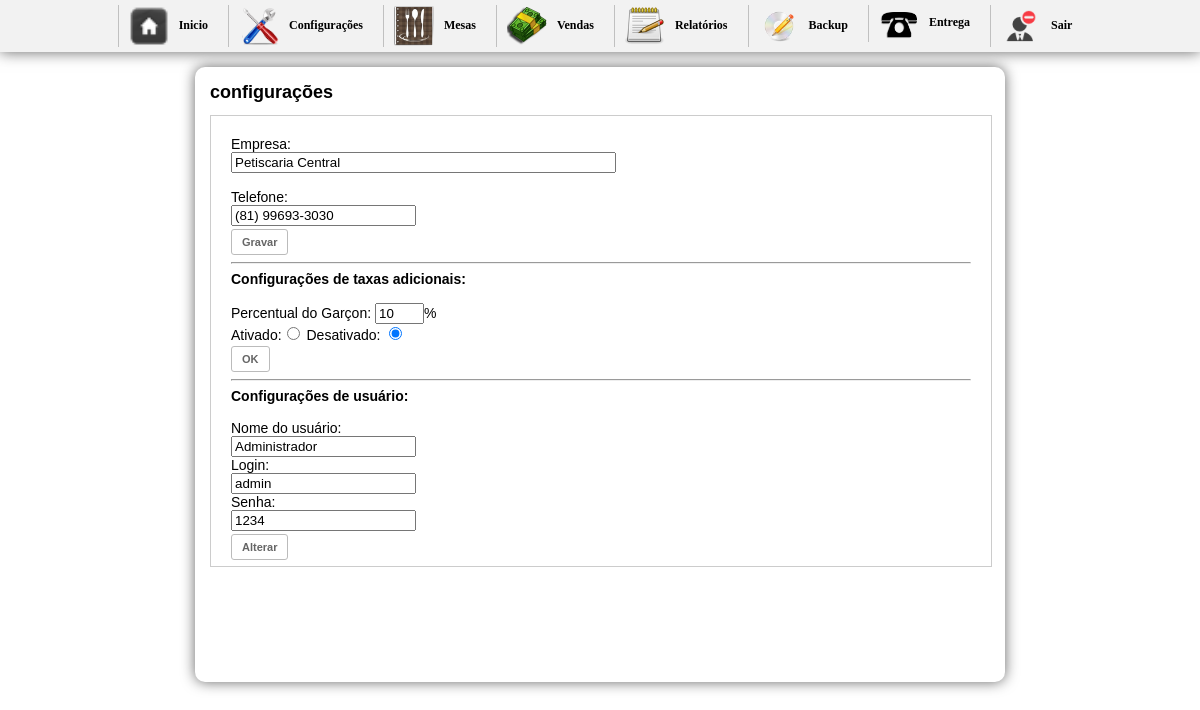
/inicio.php?btn=config, run on an earlier commit of the app's database.
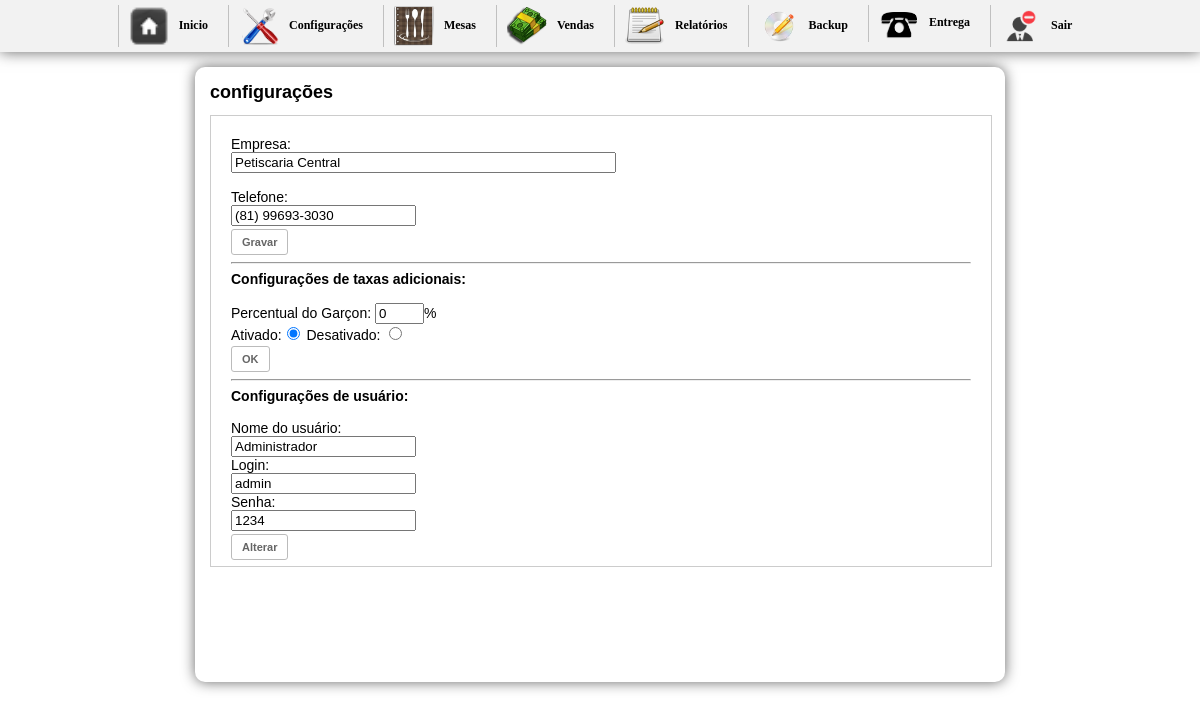
And on a later commit of the database.
### tables this page shows
CREATE TABLE `config` (
  `id_conf` int(30) NOT NULL,
  `empresa` varchar(200) NOT NULL,
  `telefone` varchar(30) NOT NULL,
  `pgarcon` int(10) NOT NULL,
  `ativo` int(2) NOT NULL
);

CREATE TABLE `garcon` (
  `idGarcon` int(10) NOT NULL AUTO_INCREMENT,
  `nomeGarcon` varchar(200) NOT NULL,
  `login` varchar(20) NOT NULL,
  `senha` varchar(20) NOT NULL,
  `nv` int(1) NOT NULL,
  PRIMARY KEY (`idGarcon`)
);

### config.php (the view, shortened to what this page needs)
<h1>configurações</h1>
<div id="boxcadProdutos">
<div id="formconfig">
<?php
require_once("config/conexao.php");
$sql = mysqli_query($db,"SELECT * FROM config");
$ver = $sql->fetch_assoc();
$s = mysqli_query($db,"SELECT * FROM garcon WHERE idGarcon='1'");
$usu = $s->fetch_assoc();
?>
<form action="" method="post" enctype="multipart/form-data">
           Empresa:<br/>
           <input name="empresa" type="text"  value="<?php echo $ver["empresa"]; ?>" size="45"> <br/><br/>
           Telefone:<br/>
           <input name="telefone" type="text"  value="<?php echo $ver["telefone"]; ?>"><br/>
         <input name="gravar" type="submit" class="button" value="Gravar">
    </form>
    <hr />
    <strong>Configurações de taxas adicionais:</strong><br/><br/>
   <form action="" method="post" enctype="multipart/form-data">
   Percentual do Garçon:
   <input name="pgarcon" type="text" value="<?php echo $ver['pgarcon'] ?>" size="3" maxlength="2" />%<br/>
   Ativado:<input name="ativo" type="radio" value="1" <?php if($ver['ativo'] == 1){ echo 'checked="checked"';} ?>  /> Desativado: <input name="ativo" type="radio" value="0" <?php if($ver['ativo'] == 0){ echo 'checked="checked"';} ?>/><br/>
   <input name="ok" type="submit" value="OK" id="ok" class="button" />
   </form>
    <hr />
    <strong>Configurações de usuário:</strong><br/><br/>
    <form action="" method="post" enctype="multipart/form-data">
	Nome do usuário:<br/>
    <input name="nome" type="text" id="nome" value="<?php echo $usu['nomeGarcon'] ?>" /><br/>
    Login:<br/>
    <input name="login" type="text" id="login" value="<?php echo $usu['login'] ?>" /><br/>
    Senha:<br/>
    <input name="senha" type="text" id="senha" value="<?php echo $usu['senha'] ?>" /><br/>
   <input name="alterar" type="submit" value="Alterar" id="alterar" class="button" />
   </form>
</div>
</div>

### inicio.php (shortened to what this page needs)
<?php
include "config/conexao.php";
?>
<!DOCTYPE html PUBLIC "-//W3C//DTD XHTML 1.0 Transitional//EN" "http://www.w3.org/TR/xhtml1/DTD/xhtml1-transitional.dtd">
<html xmlns="http://www.w3.org/1999/xhtml">
<head>
<link href="css/style.css" rel="stylesheet" type="text/css">
<link href="css/css.css" rel="stylesheet" type="text/css">
<link href="css/jquery-uicss.css" rel="stylesheet" type="text/css">
</head>
<body>
<div class="naomostra">
<div id="menu"><center><?php include "menu.php"?></center></div></div>
<div id="geral">
	<?php
		if(isset($_GET['btn'])){
			if($_GET['btn'] == "nova"){
				include "vender.php";
			}elseif($_GET['btn'] == "cadastroProdutos"){
				include "cadastroProdutos.php";
			}elseif($_GET['btn'] == "alterapreco"){
				include "alterapreco.php";
			}elseif($_GET['btn'] == "relatorio"){
				include "relatorio.php";
			}
			elseif($_GET['btn'] == "config"){
				include "config.php";
			}
			elseif($_GET['btn'] == "mesa"){
				include "mesas.php";
			}
			elseif($_GET['btn'] == "entrega"){
				include "entrega.php";
			}
			elseif($_GET['btn'] == "vendermesa"){
				include "vendamesa.php";
			}
			elseif($_GET['btn'] == "categoria"){
				include "categoria.php";
			}
			elseif($_GET['btn'] == "cadastromesa"){
				include "cadastromesa.php";}
				elseif($_GET['btn'] == "vendapedido"){
				include "vendapedido.php";
			}
			elseif($_GET['btn'] == "cadastroclientes"){
				include "cadastrarcliente.php";
			}
			elseif($_GET['btn'] == "cadGarcon"){
				include "cadGarcon.php";
			}
			elseif($_GET['btn'] == "relatoriogarcon"){
				include "relatoriogarcon.php";
			}
			elseif($_GET['btn'] == "garcon"){
				include "vendagarcon.php";
			}
		}
		else{
			include "logo.php";
		}
	?>
    <br/>
</div>
</body>
</html>

### menu.php (shortened to what this page needs)
<ul id="css3menu1" class="topmenu">
	<li><a href="inicio.php" ><img src="imagens/Home-icon.png" width="40" alt="Inicio"/>Inicio</a></li>
	<li><a href="inicio.php?btn=config"><img src="imagens/pic_3.png" width="40" alt=""/>Configurações</a>
    </li>
    <li><a href="inicio.php?btn=mesa"><img src="imagens/mesas.png" width="40" alt=""/>Mesas</a></li>
   <li><a href="inicio.php?btn=garcon"><img src="imagens/money.png" width="40" alt=""/>Vendas</a></li>
    <li><a href=""><img src="imagens/cadastro.png" width="40" alt=""/>Relatórios</a>
      </li>
    <li><a href="backup/backup.php"><img src="imagens/Burn 3.png" width="40" alt=""/>Backup</a></li>
	  <li><a href="inicio2.php?btn=entrega"><img src="imagens/restaurant.png" width="40" alt=""/>Entrega</a></li>
    <li><a href="sair.php"><img src="imagens/unsubscribe.png" width="40" alt=""/>Sair</a></li>
</ul>

### css/style.css (style rules this page uses)
ul#css3menu1,ul#css3menu1 ul { margin:0;list-style:none;padding:0;background-color:#F2F2F2; }
ul#css3menu1 li { position:relative;display:block;white-space:nowrap;font-size:0;float:left; }
ul#css3menu1 { font-size:0;z-index:999;position:relative;display:inline-block;zoom:1;padding:0; *display:inline; }
ul#css3menu1>li { margin:0; }
ul#css3menu1 a { display:block;vertical-align:middle;text-align:left;text-decoration:none;font:bold 12px Trebuchet MS;color:#000;cursor:pointer;padding:1px 10px 1px 10px;background-color:#f2f2f2;background-image:url("mainbk.png");background-repeat:repeat;background-position:0 0;border-width:0 0 0 1px;border-style:solid;border-color:#C0C0C0; }
ul#css3menu1 img { border:none;vertical-align:middle;margin-right:10px; }

### css/css.css (style rules this page uses)
body { margin-left: 0px;margin-top: 0px;margin-right: 0px;margin-bottom: 0px; background-color:#FFF; font-family:Verdana, Geneva, sans-serif; font-size:14px; }
#menu { width:100%; height:52px;margin:0 auto; background-color:#f2f2f2;box-shadow: 0px 0px 1em #666; -webkit-box-shadow: 0px 0px 1em #666; -moz-box-shadow: 0px 0px 1em #666; }
#menu ul li { float:left; list-style:none; padding:5px; }
#geral { width:780px; height:585px; background:#FFF; padding:15px; margin:15px auto; box-shadow: 0px 0px 1em #666; -webkit-box-shadow: 0px 0px 1em #666; -moz-box-shadow: 0px 0px 1em #666; border-radius: 10px; }
h1 { font-size:18px; margin-top:0; }
#boxcadProdutos { width:780px; height:450px; margin:0 auto; border:1px solid #ccc; background:#FFF; overflow:auto; }
#formconfig { padding:20px; }
.button { border: 1px solid #BBB; border-radius: 3px; text-shadow: 0 1px 1px white; -webkit-box-shadow: 0 1px 1px #fff; -moz-box-shadow: 0 1px 1px #fff; box-shadow: 0 1px 1px #fff; font: bold 11px Sans-Serif; padding: 6px 10px; white-space: nowrap; vertical-align: middle; color: #666; background: transparent; cursor: pointer; margin-top:3px; text-decoration:none; }
.button:after { content: ""; display: inline-block; width: 0; height: 0; border-top: 4px solid #999; border-left: 4px solid transparent; border-right: 4px solid transparent; margin: 0 0 0 4px; position: relative; top: -1px; text-decoration:none; }

### inicio.php (style rules this page uses)
.naomostra { display: none; }

What changed in the data, as far as the page shows it:
changed config "Petiscaria Central": pgarcon "10" → "0"; ativo "☐" → "☑"; ativo "☑" → "☐"
